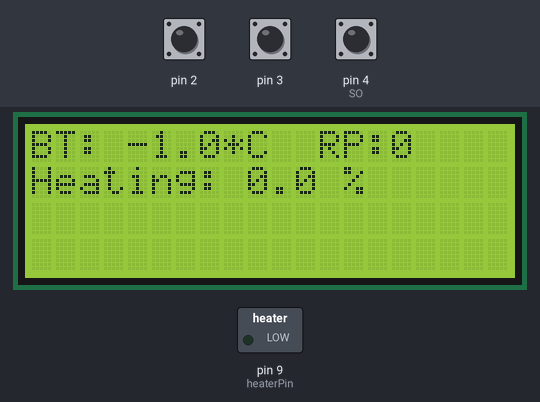
Bench run of a sketch on a simulated Arduino Uno, built with avr-gcc and run on an emulated ATmega328P. Parts: 20×4 character LCD, switched loads named in the sketch (green lamp = pin HIGH). Dashed ring = blinking. The inputs (shaded band) are chosen by the test bench; at power-on: pin 3 HIGH, pin 2 HIGH, pin 4 (SO) HIGH. Pins used as bus, display or sensor lines are not drawn; what the sketch prints to the serial monitor is not drawn.

Above: at 4.7 s.
4.8 s: pin 3 pulled LOW for 0.15 s
At 5.31 s:
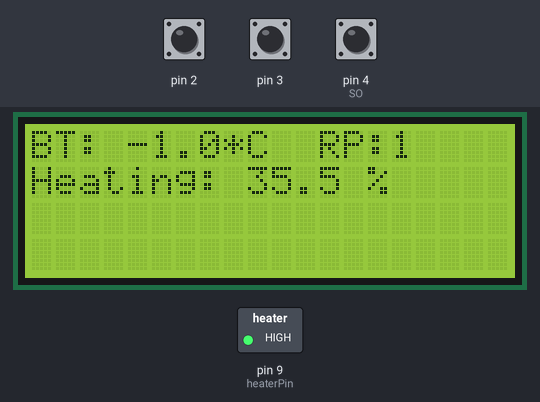
7.9 s: pin 2 pulled LOW for 1 s
At 9.3 s:
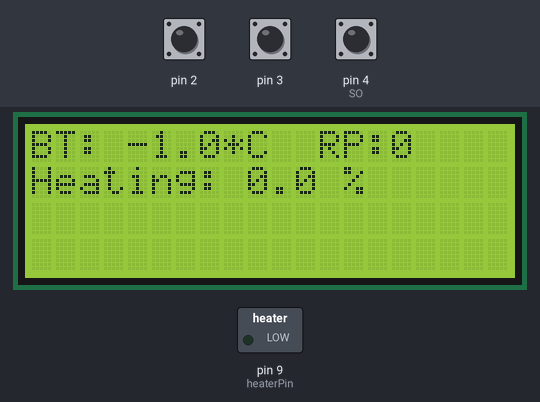
18.1 s: pin 3 pulled LOW for 1 s
At 19.8 s:
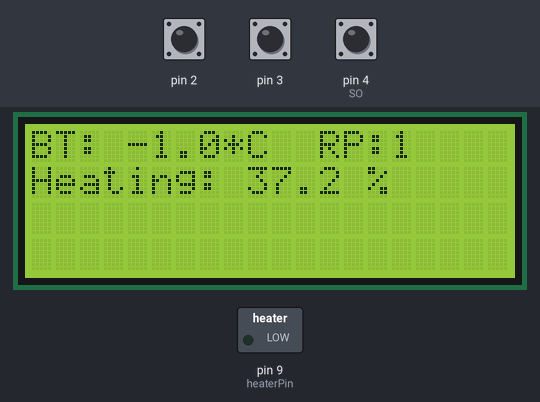
20.6 s: pin 2 pulled LOW for 0.15 s
At 22.2 s:
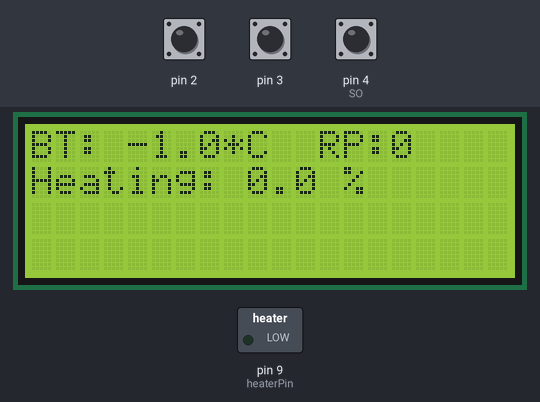
22.6 s: pin 3 pulsed LOW 2 times (0.12 s each, 0.3 s apart)
At 24.3 s:
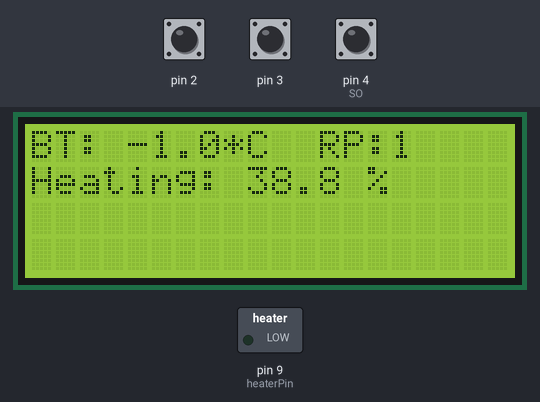
Timing chart, 0 to 27.2 s (numbered marks = the images above; inputs shaded):
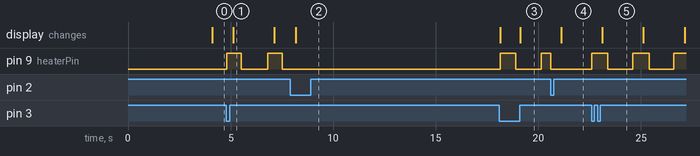

The sketch:

PopcornPopper_LCD_single_MAX6675_PID_mannualFan.ino
```cpp
/**************************************
 *
 * Version: 1.0
 *
 **************************************/

#include <Wire.h>
#include <LiquidCrystal_I2C.h>
#include <PID_v1.h>  // Arduino PID Library by Brett Beauregard

#define CELSIUS //Set temperature data in CELSIUS.
#define DP 1  // No. decimal places for serial output
#define maxLength 30                  // maximum length for strings used

// thermocouple reading Max 6675 pins
const int SO  = 4;    // SO pin on MAX6675
const int SCKa = 5;    // SCKa pin on MAX6675
const int CS1 = 6;    // CS (chip 1 select) pin on MAX6675

// set the LCD address to 0x27 for a 16 chars and 2 line display
LiquidCrystal_I2C lcd(0x27,20,4);


// PID controller
double Input, Setpoint;                          // parameters for PID
double pidOutput = 0;                            //use as %, 100 is always on, 0 is always off
// pid control based on RoR
double P = 33;                                         //P term
double I = 0.4;                                      //I term
double D = 8;                                         //D term
// pid control based on BT
double P2 = 0.8;                                      //P term, lower heating rate
double I2 = 0.005;                                      //I term, lower heating rate
double D2 = 0.0;                                       //D term, lower heating rate

PID myPID(&Input, &pidOutput, &Setpoint, P, I, D, DIRECT);  // higher temperature rising rate
PID myPID2(&Input, &pidOutput, &Setpoint, P2, I2, D2, DIRECT);  // lower temperature rising rate

// set output pin for heating
const int heaterPin =  9;         // digital pin for pulse width modulation of heater


/****************************************************************************
 *  After setting the above pin assignments you can use the remainder of this
 *   sketch as is or change it, if you wish, to add additional functionality
 *
 ****************************************************************************/

// time constants
const int timePeriod = 2000;          // total time period of PWM milliseconds see note on setupHeat before changing
const int tcTimePeriod = 250;         // 250 ms loop to read thermocouples

// thermocouple settings
float calibrate1 = 0.0;  // Temperature compensation for T1

// set global variables

//temporary values for temperature to be read
float temp1 = 0.0;                   // temporary temperature variable
float t1 = 0.0;                      // Last average temperature on thermocouple 1 - average of four readings
float tCumulative1 = 0.0;            // cumulative total of temperatures read before averaged
int noGoodReadings1 = 0;             // counter of number. of good readings for average calculation
float BT = 0.0;                      // Bean temperature
int tempUpdateCounter = 0;               // counting TC reading update
int lastTempUpdateCounter = 0;               // counting TC reading update

int inByte = 0;                       // incoming serial byte
String inString = String(maxLength);  // input String
const int arduino = 0;                // either overridden if power pot is set below 97% to power pot control
const int computer = 1;

int pidOn = 0;                       // state of pid control

// loop control variables
unsigned long lastTCTimerLoop = 0;        // for timing the thermocouple loop
int tcLoopCount = 0;                  // counter to run serial output once every 4 loops of 250 ms t/c loop
int startTime = 0;            //timestamp of start roasting

int controlBy = arduino;              // default is arduino control. PC sends "pccontrol" to gain control or
                                      // swapped back to Arduino control if PC sends "arduinocontrol"

// PID variables - initial values just guesses, actual values set by computer. Not used
//double pidSetpoint, pidInput, pidOutput;
double pidBias = 0;


/***************PID Variables******************/

// coffee roasting profile
const float dryTemp = 150.0; // previously setting: 170.0
float lastTemp = 0.0;
float startTemp = 0.0; // signature of temperature when start roasting
float tempSlope = 0.0;
float DryTempSlope = 0.7 * 1.5; // (0.6) set bean dry temperature rising rate to 17.5 per minute (total drying time is about 8 minutes)
const float dropTemp = 235; // should not over 230, avoid too much oil
int RoastPhase = 0;         // Roast phase 1: drying; 2:Maillard + Develpment

// Heating variables
int  timeOn;                          // millis PWM is on out of total of timePeriod (timeOn = timePeriod for 100% power)
unsigned long lastTimePeriod = 0;         // millis since last turned on pwm
//int power = 0;                      //use as %, 100 is always on, 0 is always off, default 100, not used. Use pidOutput instead

/*****************************************************************
 * Read the Max6675 device 1 or 2.  Returns temp as float or  -1.0
 * if an error reading device.
 * Note at least 240 ms should elapse between readings of a device
 * to allow it to settle to new reading.  If not the last reading
 * will be returned again.
 *****************************************************************/
float readThermocouple(int CS, float calibrate) //device selected by passing in the relavant CS (chip select)
{
  int value = 0;
  int error_tc = 0;
  float temp = 0.0;

  digitalWrite(CS,LOW); // Enable device

  // wait for it to settle
  delayMicroseconds(1);

  /* Cycle the clock for dummy bit 15 */
  digitalWrite(SCKa,HIGH);
  digitalWrite(SCKa,LOW);

  //wait for it to settle
  delayMicroseconds(1);

  /* Read bits 14-3 from MAX6675 for the Temp
   Loop for each bit reading the value and
   storing the final value in 'temp'
   */
  for (int i=11; i>=0; i--){
    digitalWrite(SCKa,HIGH);  // Set Clock to HIGH
    value += digitalRead(SO) << i;  // Read data and add it to our variable
    digitalWrite(SCKa,LOW);  // Set Clock to LOW
  }

  // Read the TC input to check for error
  digitalWrite(SCKa,HIGH); // Set Clock to HIGH
  error_tc = digitalRead(SO); // Read data
  digitalWrite(SCKa,LOW);  // Set Clock to LOW

  digitalWrite(CS,HIGH); // Disable device 1

  value = value + calibrate;  // Add the calibration value

  temp = (value*0.25);  // Multiply the value by 0.25 to get temp in ˚C

  // return -1 if an error occurred, otherwise return temp
  if(error_tc == 0) {
    return temp;
  }
  else {
    return -1.0;
  }
}

/****************************************************************************
 * Read temperatures from Max6675 chips Sets t1 and t2, -1 if an error
 * occurred.  Max6675 needs 240 ms between readings or will return last
 * value again. I am reading it once per second.
 ****************************************************************************/
void getTemperatures()
{

  temp1 = readThermocouple(CS1, calibrate1);

  if (temp1 > 0.0)
  {
    tCumulative1 += temp1;
    noGoodReadings1 ++;
  }
}


/****************************************************************************
 * Set up power pwm control for heater.  Hottop uses a triac that switches
 * only on zero crossing so normal pwm will not work.
 * Minimum time slice is a half cycle or 10 millisecs in UK.
 * Loop in this prog may need up to 10 ms to complete.
 * I will use 20 millisecs as time slice with 100 power levels that
 * gives 2000 milliseconds total time period.
 ****************************************************************************/
void setupHeater() {
  // set the digital pin as output:
  pinMode(heaterPin, OUTPUT);
  digitalWrite(heaterPin, LOW);//set Heater pin off on start
}

/****************************************************************************
 * Toggles the heater on/off based on the current power level.  Power level
 * may be determined by arduino or computer.
 ****************************************************************************/
void doPWM()
{
  timeOn = timePeriod * pidOutput / 100; //recalc the millisecs on to get this power level, user may have changed

 if (millis() - lastTimePeriod > timePeriod){
    lastTimePeriod = millis();
  }

 if (millis() - lastTimePeriod < timeOn){
      digitalWrite(heaterPin, HIGH); // turn heater on
  } else {
      digitalWrite(heaterPin, LOW); // turn heater off
 }

}


void calcTempSlope(){                   // units in *C/second
  if (tempUpdateCounter - lastTempUpdateCounter > 0 && (tempUpdateCounter - lastTempUpdateCounter) % 2 == 0)
    {
      lastTempUpdateCounter = tempUpdateCounter;
      tempSlope = (t1 - startTemp) * 1000 / (millis() - startTime);  // 2 seconds per cycle

    }
}


/****************************************************************************
 * check if serial input is waiting if so add it to inString.
 * Instructions are terminated with \n \r or 'z'
 * If this is the end of input line then call doInputCommand to act on it.
 ****************************************************************************/
void getSerialInput()
{
  //check if data is coming in if so deal with it
  if (Serial.available() > 0) {

    // read the incoming data as a char:
    char inChar = Serial.read();
    // if it's a newline or return or z, print the string:
    if ((inChar == '\n') || (inChar == '\r') || (inChar == 'z')) {

      //do whatever is commanded by the input string
      if (inString.length() > 0) doInputCommand();
      inString = "";        //reset for next line of input
    }
    else {
      // if we are not at the end of the string, append the incoming character
      if (inString.length() < maxLength) {
                inString += inChar;

      }
      else {
        // empty the string and set it equal to the incoming char:
      //  inString = inChar;
           inString = "";
           inString += inChar;
      }
    }
  }
}


/****************************************************************************
 * Called when an input string is received from computer
 * designed for key=value pairs or simple text commands.
 * Performs commands and splits key and value
 * and if key is defined sets value otherwise ignores
 ****************************************************************************/
void doInputCommand()
{
  float v = -1;
  inString.toLowerCase();
  int indx = inString.indexOf('=');

  if (indx < 0){  //this is a message not a key value pair

    /*****************************************************
    if (inString.equals("pccontrol")) {
      controlBy = computer;
    }
    if (inString.equals("arduinocontrol")) {
      controlBy = arduino;
    }
     *****************************************************/
    if (inString.equals("load")) {
      pidOn = 1;
      RoastPhase = 1;
      startTime = millis();
      startTemp = t1;
    }
    if (inString.equals("eject")) {
      pidOn = 0;
      RoastPhase = 0;
    }

  }
  else {  //this is a key value pair for decoding
    String key = inString.substring(0, indx);
    String value = inString.substring(indx+1, inString.length());

    //parse string value and return float v
    char buf[value.length()+1];
    value.toCharArray(buf,value.length()+1);
    v = atof (buf);


    //only set value if we have a valid positive number - atof will return 0.0 if invalid
    if (v >= 0)
    {
      if (key.equals("power") && v < 101){

        pidOutput = v;//convert v to integer for power
        controlBy = computer;  // change mode to "manual control" when set power value from roasterLogger
      }
     /*************************************************************
      else
      if (key.equals("sett2")){ // set PID setpoint to T2 value
        pidSetpoint = v;

      } else
      if (key.equals("pidbias")) { // set pid bias default is 0%
        pidBias = v;
        myPID.Reset();// this resets the PID deleting any accumulated error
      } else
      if (key.equals("pidp")) {
        P = v;
      } else
      if (key.equals("pidi")) {
        I = v;
      } else
      if (key.equals("pidd")) {
        D = v;
      }
      ***************************************************************/
    }

  }
}


/****************************************************************************
 * Send data to computer once every second.  Data such as temperatures, etc.
 * This allows current settings to be checked by the controlling program
 * and changed if, and only if, necessary.
 * This is quicker that resending data from the controller each second
 * and the Arduino having to read and interpret the results.
 ****************************************************************************/
void doSerialOutput() {

  //send data to pc
  BT = t1; // get from do250msLoop()
  Serial.print("t1=");
  Serial.println(BT, DP);
  Serial.print("power%=");
  Serial.println(pidOutput, 0);
}

/****************************************************************************
 * Update the values on the LCD
 ****************************************************************************/
void outputLCD() {
  BT = t1; // get from do250msLoop()
  lcd.clear();
  lcd.setCursor(0, 0);
  lcd.print("BT: ");
  lcd.print(BT, DP);
  lcd.print("*C");
  lcd.setCursor(12, 0);
  lcd.print("RP:"); // RoastPhase
  lcd.print(RoastPhase);
  lcd.setCursor(0, 1);
  lcd.print("Heating: ");
  lcd.print(pidOutput, DP);
  lcd.print(" %");
}

/****************************************************************************
 * Called by main loop once every 250 ms
 * Used to read each thermocouple once every 250 ms
 *
 * Once per second averages temperature results, updates potentiometer and outputs data
 * to serial port.
 ****************************************************************************/
void do250msLoop()
{
  getTemperatures();

  if (tcLoopCount > 3)  // once every four loops (1 second) calculate average temp, update Pot and do serial output
  {
    tcLoopCount = 0;

    if (noGoodReadings1 > 0)
    {
      t1 = tCumulative1 / noGoodReadings1;
    }
    else
    {
      t1 = -1.0;
    }
    noGoodReadings1 = 0;
    tCumulative1 = 0.0;
    doSerialOutput(); // once per second
    outputLCD(); // once per second
    tempUpdateCounter ++;
  }
  tcLoopCount ++;
}

/*****************************************************************
 * call interrupt
 * manul start rasting or cooling
 *****************************************************************/

void startRoast()
{
    if (t1 > 60) {
        //lcd.clear();
        //lcd.setCursor(0, 0);
        //lcd.print("  BT too high!");
        //delay(3000);
      }
    if (RoastPhase == 0 && t1 < 60) {
        //lcd.clear();
        //lcd.setCursor(0, 0);
        //lcd.print("Start Roasting!");
        //delay(3000);
        RoastPhase = 1;
        pidOn = 1;
        startTime = millis();
        startTemp = t1;
    }

}

void cooling()
{
    if (RoastPhase != 0) {
        RoastPhase = 0;
        pidOn = 0;
       // lcd.clear();
       // lcd.setCursor(0, 0);
       // lcd.print("   Cooling!");
       // delay(3000);
    }
}

/*****************************************************************
 * Initializing Arduino
 *****************************************************************/

void setup()
{
  // start serial port at 9600 baud:
  Serial.begin(115200);

  //set up pin modes for Max6675
  pinMode(CS1, OUTPUT);
  pinMode(SO, INPUT);
  pinMode(SCKa, OUTPUT);
  // deselect both Max6675's
  digitalWrite(CS1, HIGH);

  // Light up LCD
  lcd.init();    // initialize the lcd
  lcd.backlight();
  lcd.setCursor(1, 0);
  lcd.print("Popper Roaster");
  lcd.setCursor(4, 1);
  lcd.print("ver 1.0");
  delay(3000);

  //turn PID on
  myPID.SetMode(AUTOMATIC);
  myPID.SetOutputLimits(0, 100);
  myPID.SetSampleTime(2000);  // pid re-evaluate every 2000ms

  myPID2.SetMode(AUTOMATIC);
  myPID2.SetOutputLimits(0, 100);
  myPID2.SetSampleTime(2000);  // pid re-evaluate every 2000ms

  // setup HeaterPin
  setupHeater();

  lastTimePeriod = startTime;  // counting PWM period in minutes
  // setup interrupt pins
  pinMode(2, INPUT_PULLUP);
  pinMode(3, INPUT_PULLUP);
  attachInterrupt(1, startRoast, LOW);
  attachInterrupt(0, cooling, LOW);
}

/****************************************************************************
 * Main loop must not use delay!  PWM heater control relies on loop running
 * at least every 40 ms.  If it takes longer then heater will be on slightly
 * longer than planned. Not a big problem if 1% becomes 1.2%! But keep loop fast.
 * Currently loop takes about 4-5 ms to run so no problem.
 ****************************************************************************/
void loop(){

    getSerialInput();// check if any serial data waiting

    // loop to run four lastTCTimerLoops every second to read thermocouple (TC) temperature and update PWM etc.
    if (millis() - lastTCTimerLoop >= 250)
    {
      lastTCTimerLoop = millis();
      do250msLoop();
    }

    if (t1 > dryTemp && t1 <= dropTemp && RoastPhase == 1) RoastPhase = 2;
    calcTempSlope();

    if (pidOn == 1) {

      if (RoastPhase == 1)
      {
        Input = tempSlope;
        Setpoint = DryTempSlope;
        myPID.Compute();
        doPWM();
        controlBy = arduino;
      }

      if (RoastPhase == 2){
       if (controlBy == arduino) {
        Input = t1;
        Setpoint = dropTemp;
        myPID2.Compute();
        doPWM();
        }
        if (controlBy == computer){ // manual control heat power
          doPWM();
          }
      }

      /***************************************
        if (t1 > dropTemp){
          //pidOn = 0;
          digitalWrite(heaterPin, LOW);    // turn off heater
          pidOutput = 0;
      }
       ***************************************/
    }

    if (pidOn == 0) {
      digitalWrite(heaterPin, LOW);
      pidOutput = 0;

  }
}
```

Measured:
- after the input at 4.8 s, pin 9 (heaterPin): alternates HIGH for 0.72 s and LOW for 1.3 s, starting at once; the display: changes after 0.32 s (image 1)
- after the input at 7.9 s, pin 9 (heaterPin): stops changing and stays LOW
- after the input at 18.1 s, pin 9 (heaterPin): LOW → HIGH after 0.05 s, → LOW 0.74 s later, → HIGH 1.3 s later; the display: first changes after 0.05 s (image 3 shows a later state)
- after the input at 20.6 s, the display: changes after 0.53 s (image 4)
- after the input at 22.6 s, pin 9 (heaterPin): alternates HIGH for 0.78 s and LOW for 1.2 s, starting at once; the display: changes after 0.53 s (image 5)
- what the display in image 1 shows lasts 2.0 s, from 5.1 s to 7.1 s
